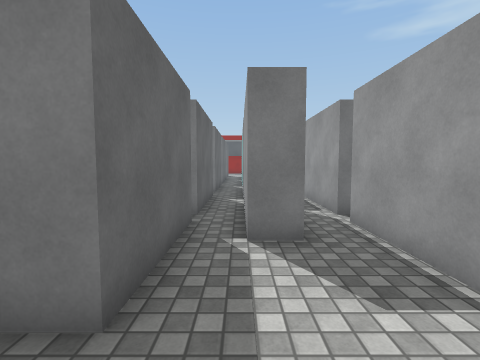
[1] (above)

23 first-person views from a walk through a Unity game level. The camera is 1.4 m above the floor, tilts 4° down and sees 85° across. The floor is counted in squares, 1 m on a side. Each view is taken from the middle of a square. On the plan, view 1 faces up. The plan holds only what a view shows up to about 13 squares ahead; the rest is blank. The place goes on beyond the plan. Surface patterns are stand-ins for the level's own textures.

[2]
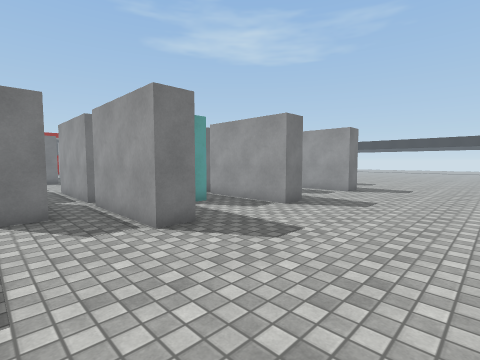

[3]
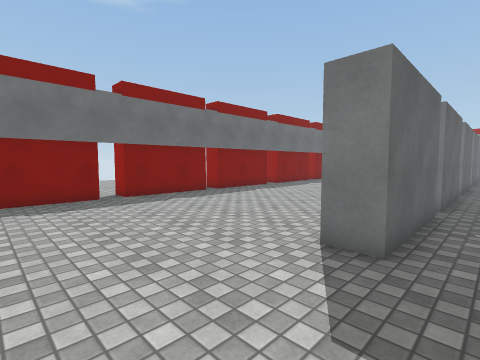

[4]
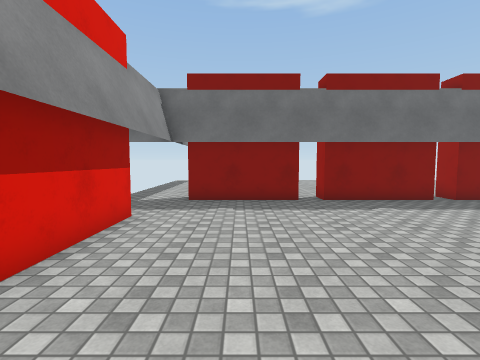

[5]
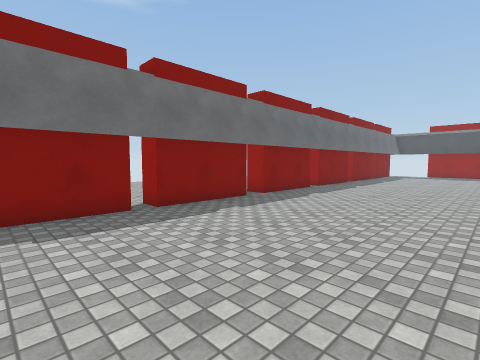

[6]
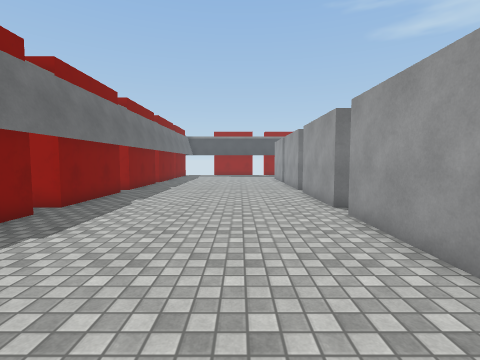

[7]
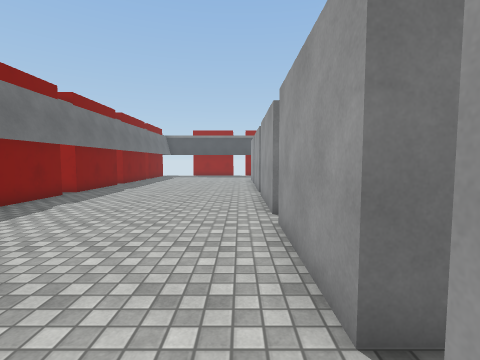

[8]
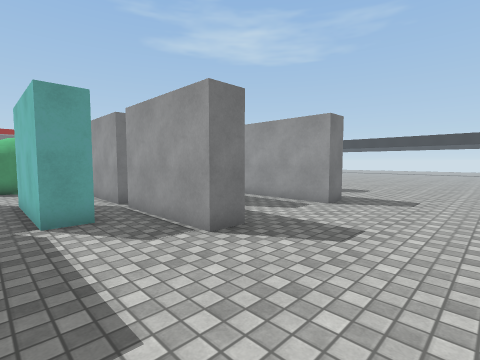

[9]
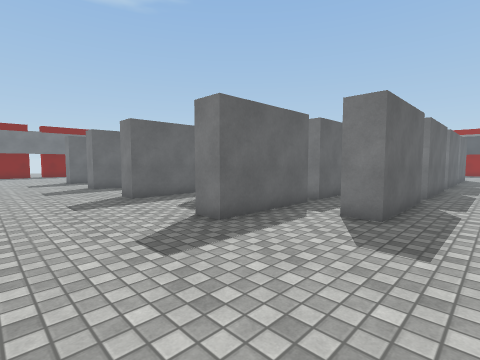

[10]
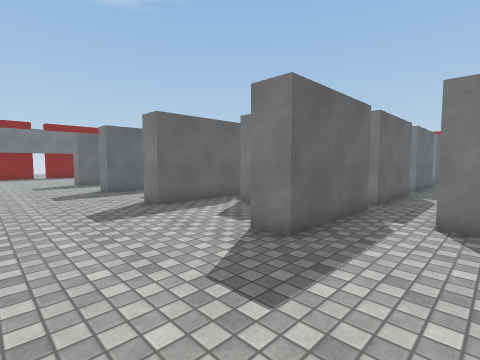

[11]
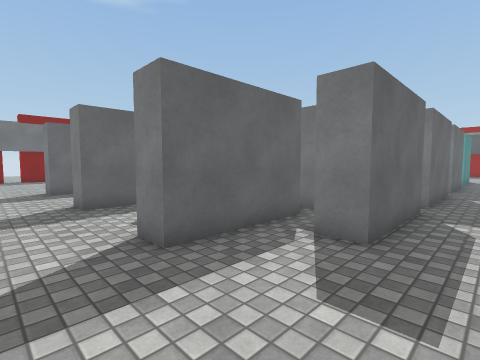

[12]
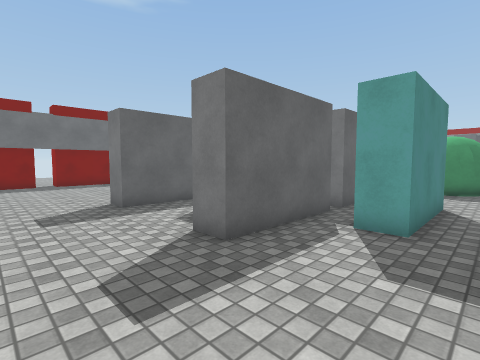

[13]
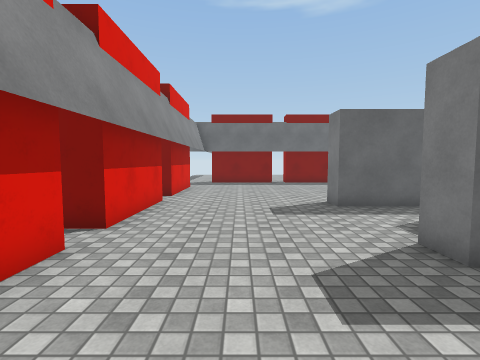

[14]
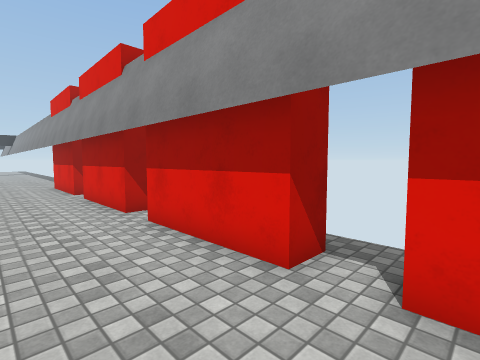

[15]
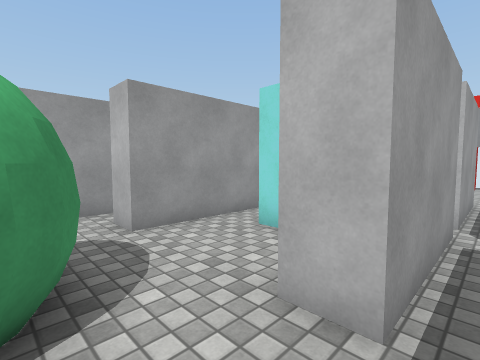

[16]
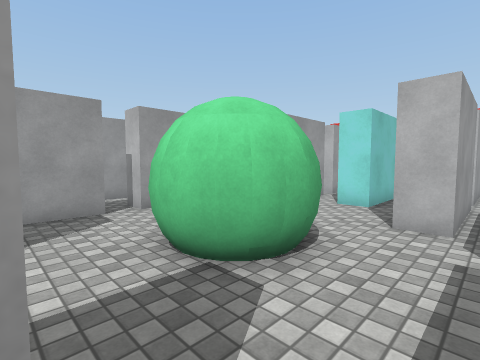

[17]
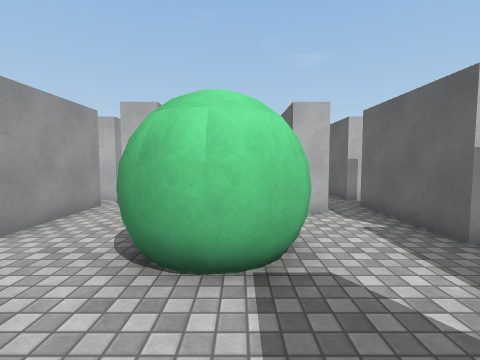

[18]
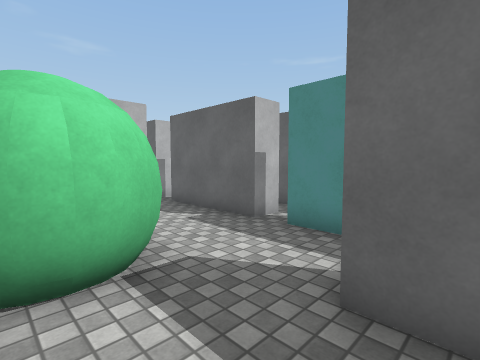

[19]
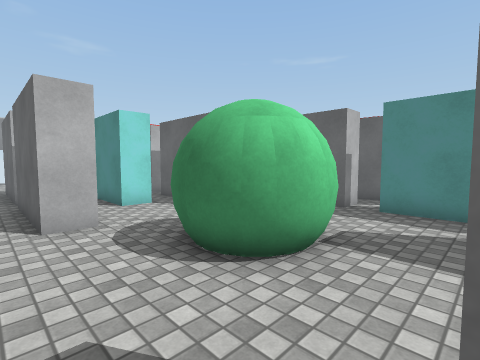

[20]
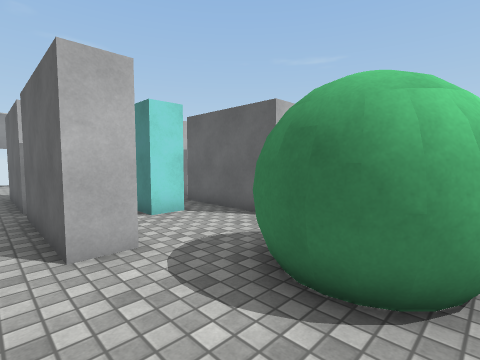

[21]
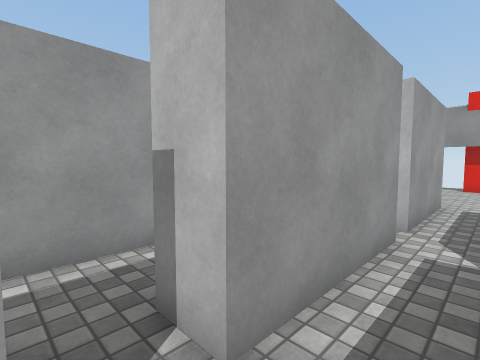

[22]
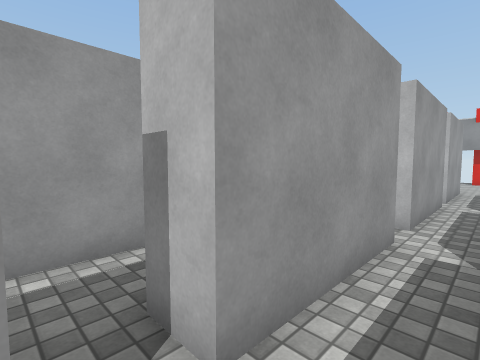

[23]
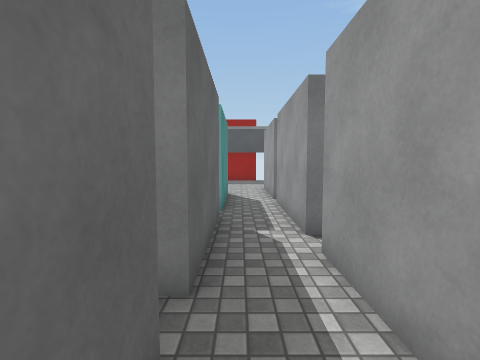

### Floor plan
Points are (right, up) in squares from view 1. A wall is a line through its corners. A room is listed if a view was taken in it or the views show most of it. See-through windows are left out.
Room 1 (views 1, 2, 3, 4, 5, 6, 7, 8, 9, 10, 11, 12, 13, 14)
walls: (1.2, 4.6) (0.1, 4.6); (3.6, 6.1) (3.6, 2.1) (2.6, 2.1) (2.6, 6.1); (2.6, 6.9) (2.6, 10.9); (-1.1, 6.1) (-1.1, 2.1) (-2.2, 2.1); (3.6, 8.4) (3.6, 6.9); (5.8, 4.6) (4.8, 4.6) (4.8, 8.6); (0.4, 8.6) (1.1, 8.6) (1.1, 6.5); (-2.1, 6.9) (-2.1, 10.9); (1.1, 10.6) (1.1, 9.6); (8.2, 6.1) (8.2, 2.1) (7.2, 2.1) (7.2, 6.1); (-1.1, 10.9) (-1.1, 6.9); (9.5, 8) (9.5, 8.6) (10.1, 8.6); (-2.1, 12) (-2.1, 16); (8.2, 10.9) (8.2, 6.9); (9.5, 9.6) (9.5, 10.6); (10.5, 8.6) (10.5, 4.6) (9.4, 4.6); (-2.5, -3.8) (1.6, -3.8) (1.6, -4.8); (2.9, -4.9) (2.9, -3.8) (7, -3.8); (10.5, 10.6) (10.5, 9.6); (12.3, 6.8) (12.3, 10.9); (8.2, -3.8) (12.2, -3.8); (13.3, 6.1) (13.3, 2.1) (12.3, 2.1) (12.3, 6.1); (-10.5, 6.1) (-10.5, 2.1); (13.3, 10.9) (13.3, 6.9); (-10.5, 1.2) (-10.5, -2.9); (-7.8, -3.8) (-3.7, -3.8) (-3.7, -4.2); (-10.5, 10.9) (-10.5, 6.9); (15.1, 9.9) (15.1, 11.9); (13.3, 13.8) (13.3, 11.9); (16.1, 8.6) (16.1, 4.6) (15, 4.6); (13.6, -4.2) (13.6, -3.8) (16.6, -3.8); (15.1, 15) (15.1, 16.9); (16.1, 13.8) (16.1, 9.6); (-10.5, 16) (-10.5, 12); (-10.5, 18.1) (-10.5, 16.9)
ways out: opening at (2, 10) to room 2; opening at (4, 8) to room 2; opening at (9, 10) to room 2; opening at (11, 10) to room 3; gap at (13, 11) to room 3; opening at (-11, -4.5); gap at (-11, 2); gap at (-11, 11); gap at (-11, 16)
Room 2 (views 15, 16, 17, 18, 19, 20)
walls: (3.6, 10.4) (3.6, 8.4); (1.1, 13.7) (1.1, 10.6); (2.6, 10.9) (3.6, 10.9); (3.6, 18) (3.6, 16.9); (9.5, 14.6) (9.5, 16.4); (1.1, 16.6) (1.1, 14.6); (4.8, 8.6) (5.8, 8.6); (9.5, 10.6) (9.5, 13.7); (7.2, 6.9) (7.2, 10.9) (8.2, 10.9)
ways out: opening at (2, 10) to room 1; opening at (4, 8) to room 1; opening at (9, 10) to room 1; gap at (10, 14) to room 3
objects: green ball (4, 12) to (7, 15)
Room 3 (views 21, 22, 23)
walls: (10.5, 13.7) (10.5, 10.6); (12.3, 11.9) (12.3, 16); (12.3, 16.9) (12.3, 18.5); (12.3, 10.9) (13.3, 10.9); (10.5, 18.5) (10.5, 14.6)
ways out: opening at (11, 10) to room 1; gap at (13, 11) to room 1; gap at (10, 14) to room 2

Where each view was taken, in squares from view 1:
view 1: 0 up, 0 right, facing up
view 2: 3 down, 0 right, facing up-right
view 3: 2 down, 0 right, facing up-left
view 4: 1 down, 1 left, facing left
view 5: 3 up, 3 left, facing up-left
view 6: 4 up, 5 left, facing up
view 7: 5 up, 3 left, facing up
view 8: 2 down, 4 right, facing up-right
view 9: 2 down, 18 right, facing up-left
view 10: 2 down, 16 right, facing up-left
view 11: 0 up, 12 right, facing up-left
view 12: 1 down, 7 right, facing up-left
view 13: 1 down, 7 right, facing left
view 14: 1 down, 1 right, facing down-right
view 15: 13 up, 2 right, facing down-right
view 16: 17 up, 2 right, facing down-right
view 17: 18 up, 5 right, facing down
view 18: 18 up, 6 right, facing down-left
view 19: 17 up, 9 right, facing down-left
view 20: 15 up, 9 right, facing down-left
view 21: 12 up, 11 right, facing down-right
view 22: 17 up, 11 right, facing down-right
view 23: 12 up, 11 right, facing up
